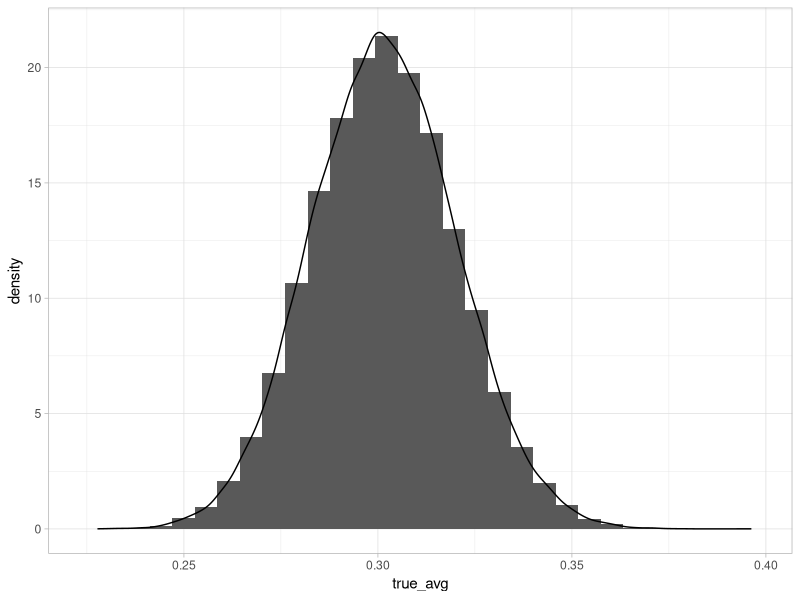
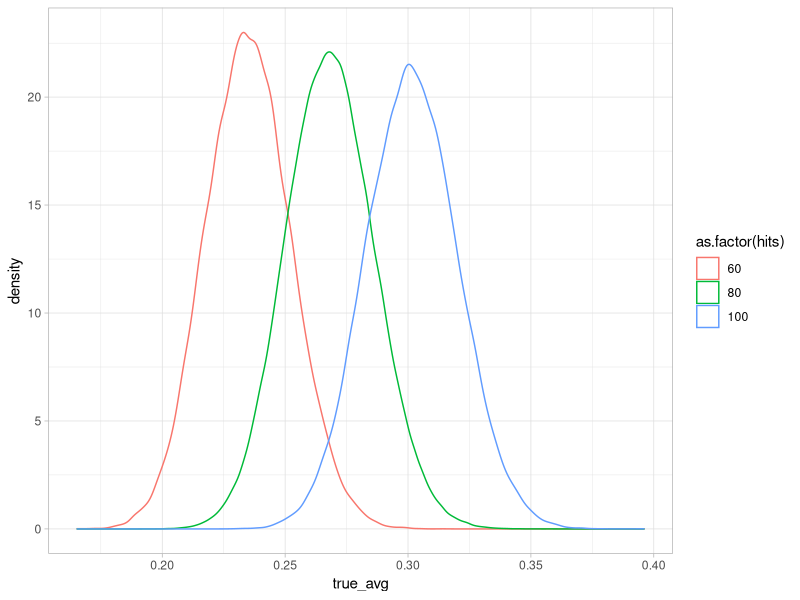

Recreate these plots in R, in order.
## ---- chunk 1
knitr::opts_chunk$set(echo = TRUE)
library(tidyverse)
theme_set(theme_light())
## ---- chunk 2
N <- 10e6
sims <- tibble(
  true_avg = rbeta(N, 81, 219),
  hits = rbinom(N, 300, true_avg)
)
## ---- chunk 3
sims %>% 
  filter(hits == 100) %>% 
  ggplot(aes(true_avg))+
  geom_histogram(aes(y = ..density..))+
  geom_density() 

sims %>% 
  filter(hits == 100) %>% 
  pull(true_avg) %>% 
  summary
## ---- chunk 4
sims %>% 
  filter(hits %in% c(60, 80, 100)) %>% 
  ggplot(aes(true_avg, color = as.factor(hits)))+
  geom_density()
  
